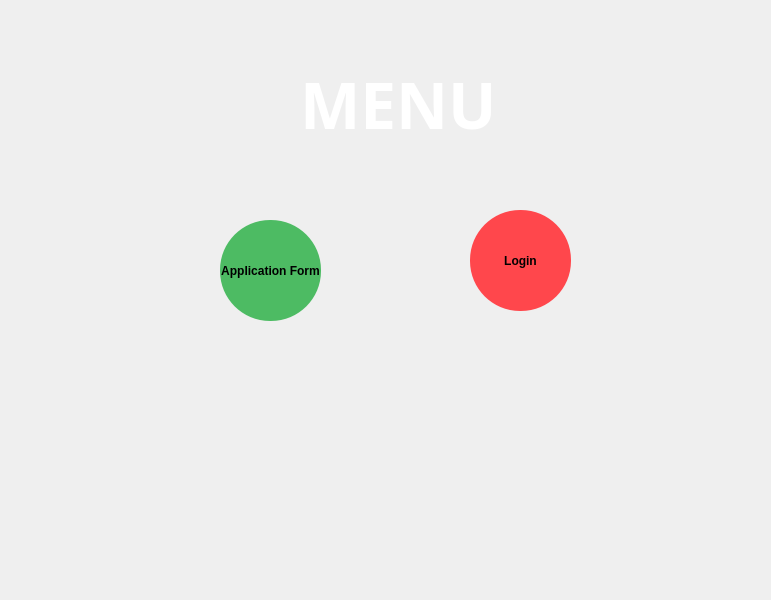
<?xml version="1.0" encoding="UTF-8"?>
<ui version="4.0">
 <class>MenuWindow</class>
 <widget class="QMainWindow" name="MenuWindow">
  <property name="geometry">
   <rect>
    <x>0</x>
    <y>0</y>
    <width>771</width>
    <height>600</height>
   </rect>
  </property>
  <property name="minimumSize">
   <size>
    <width>771</width>
    <height>600</height>
   </size>
  </property>
  <property name="maximumSize">
   <size>
    <width>771</width>
    <height>600</height>
   </size>
  </property>
  <property name="windowTitle">
   <string>MainWindow</string>
  </property>
  <widget class="QWidget" name="centralwidget">
   <widget class="QLabel" name="menu_label">
    <property name="geometry">
     <rect>
      <x>300</x>
      <y>60</y>
      <width>191</width>
      <height>81</height>
     </rect>
    </property>
    <property name="font">
     <font>
      <family>Bahnschrift</family>
     </font>
    </property>
    <property name="text">
     <string>&lt;html&gt;&lt;head/&gt;&lt;body&gt;&lt;p&gt;&lt;span style=&quot; font-size:48pt; font-weight:700; color:#ffffff;&quot;&gt;MENU&lt;/span&gt;&lt;/p&gt;&lt;/body&gt;&lt;/html&gt;</string>
    </property>
   </widget>
   <widget class="QLabel" name="background_label">
    <property name="geometry">
     <rect>
      <x>0</x>
      <y>-20</y>
      <width>811</width>
      <height>621</height>
     </rect>
    </property>
    <property name="text">
     <string>&lt;html&gt;&lt;head/&gt;&lt;body&gt;&lt;p&gt;&lt;img src=&quot;:/newPrefix/EUROAVIA_Logo.png&quot;/&gt;&lt;/p&gt;&lt;/body&gt;&lt;/html&gt;</string>
    </property>
   </widget>
   <widget class="QPushButton" name="pushButton">
    <property name="geometry">
     <rect>
      <x>220</x>
      <y>220</y>
      <width>101</width>
      <height>101</height>
     </rect>
    </property>
    <property name="font">
     <font>
      <pointsize>-1</pointsize>
      <bold>true</bold>
     </font>
    </property>
    <property name="styleSheet">
     <string notr="true">QPushButton {
    background-color: #4DBB63; /* Background color */
    border: none; /* Remove default border */
    color: black; /* Text color */
    width: 100px; /* Width of the button */
    height: 100px; /* Height of the button */
    border-radius: 50px; /* Rounded corners, half of width/height */
    text-align: center; /* Center text */
    font-size: 12px; /* Font size */
    font-weight: bold; /* Bold text */
    transition: all 0.2s ease; /* Smooth transition for all properties */
}

QPushButton:hover {
    background-color: #45a049; /* Darker background on hover */
}

QPushButton:pressed {
    background-color: #3e8e41; /* Even darker background on press */
    transform: scale(0.95); /* Slightly shrink button to give visual feedback */
}</string>
    </property>
    <property name="text">
     <string>Application Form</string>
    </property>
    <property name="default">
     <bool>false</bool>
    </property>
    <property name="flat">
     <bool>false</bool>
    </property>
   </widget>
   <widget class="QLabel" name="woman_choosing_label">
    <property name="geometry">
     <rect>
      <x>180</x>
      <y>150</y>
      <width>431</width>
      <height>351</height>
     </rect>
    </property>
    <property name="text">
     <string/>
    </property>
    <property name="pixmap">
     <pixmap resource="logo.qrc">:/newPrefix/Desktop/pngtree-woman-making-decision-between-two-options-png-image_6336529.png</pixmap>
    </property>
    <property name="scaledContents">
     <bool>true</bool>
    </property>
   </widget>
   <widget class="QPushButton" name="pushButton_2">
    <property name="geometry">
     <rect>
      <x>470</x>
      <y>210</y>
      <width>101</width>
      <height>101</height>
     </rect>
    </property>
    <property name="font">
     <font>
      <pointsize>-1</pointsize>
      <bold>true</bold>
     </font>
    </property>
    <property name="styleSheet">
     <string notr="true">QPushButton {
    background-color: #FF474C; /* Background color */
    border: none; /* Remove default border */
    color: black; /* Text color */
    width: 100px; /* Width of the button */
    height: 100px; /* Height of the button */
    border-radius: 50px; /* Rounded corners, half of width/height */
    text-align: center; /* Center text */
    font-size: 12px; /* Font size */
    font-weight: bold; /* Bold text */
    transition: all 0.2s ease; /* Smooth transition for all properties */
}

QPushButton:hover {
    background-color: #FF5F5C; /* Slightly lighter but closer to the original color */
    transform: scale(1.05); /* Increase size on hover */
}

QPushButton:pressed {
    background-color: #FF474A; /* Even darker background on press */
    transform: scale(0.95); /* Slightly shrink button to give visual feedback */
}</string>
    </property>
    <property name="text">
     <string>Login</string>
    </property>
    <property name="default">
     <bool>false</bool>
    </property>
    <property name="flat">
     <bool>false</bool>
    </property>
   </widget>
   <widget class="QLabel" name="euroavia_logo_label">
    <property name="geometry">
     <rect>
      <x>20</x>
      <y>400</y>
      <width>211</width>
      <height>211</height>
     </rect>
    </property>
    <property name="text">
     <string/>
    </property>
    <property name="pixmap">
     <pixmap resource="logo.qrc">:/newPrefix/EUROAVIA_Logo.png</pixmap>
    </property>
    <property name="scaledContents">
     <bool>true</bool>
    </property>
   </widget>
   <zorder>background_label</zorder>
   <zorder>menu_label</zorder>
   <zorder>woman_choosing_label</zorder>
   <zorder>pushButton_2</zorder>
   <zorder>euroavia_logo_label</zorder>
   <zorder>pushButton</zorder>
  </widget>
 </widget>
 <resources>
  <include location="logo.qrc"/>
 </resources>
 <connections/>
</ui>
